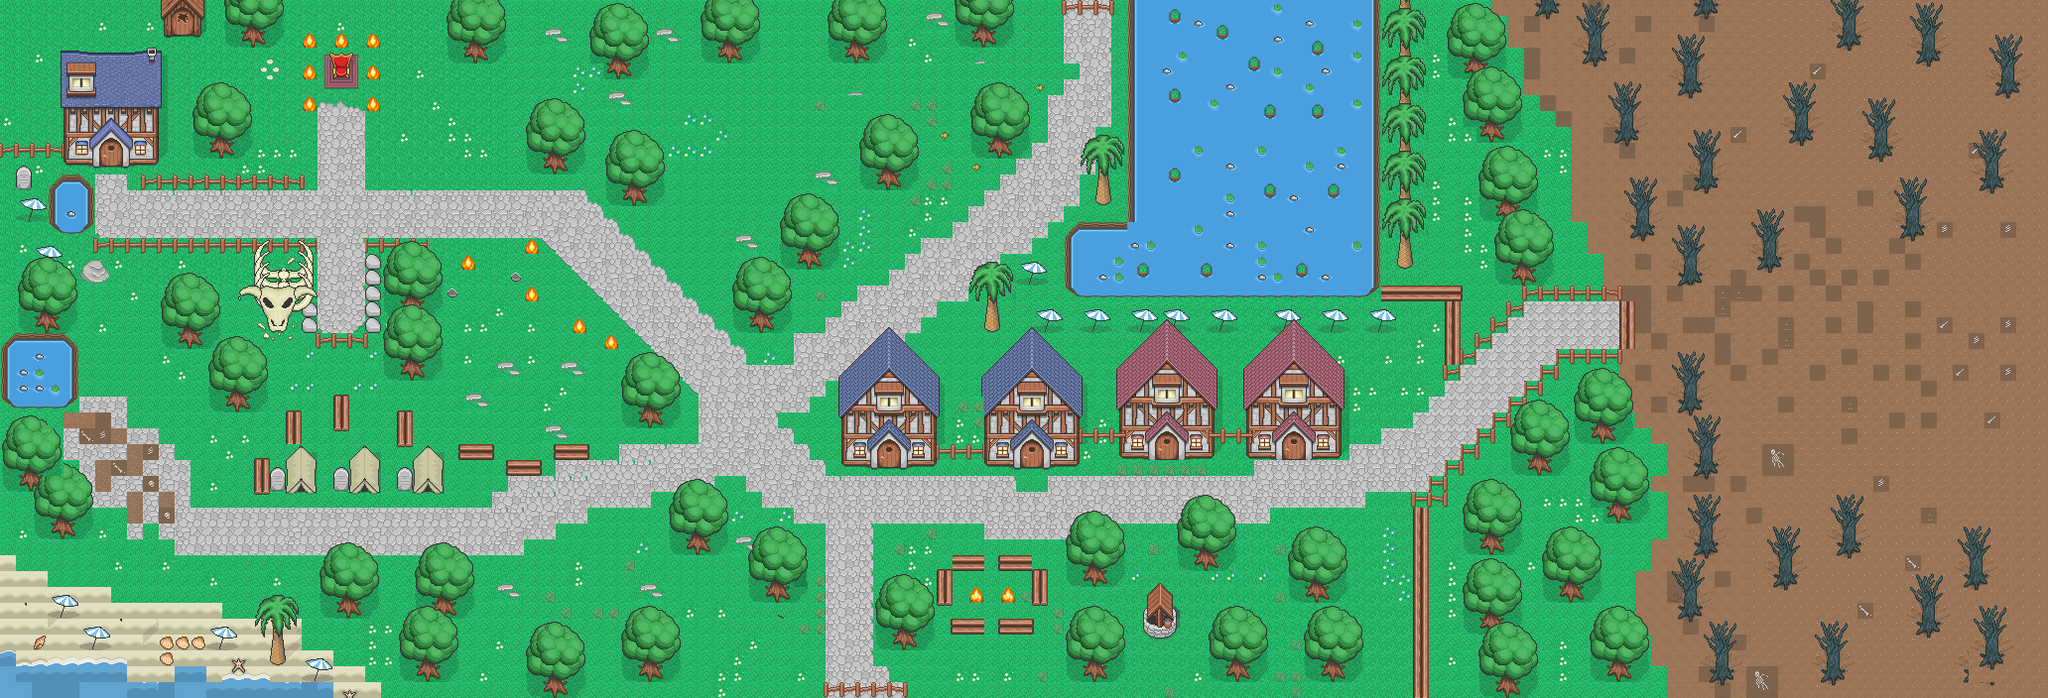

Tiled map render using the project's own tile images. Description and the map definition, with tile-layer contents summarised, below:
An orthogonal 129x44 tile map with 16x16 px tiles, 5 tile layers (Capa de patrones 1, background_1, background_2, background_3, ...), 3 tilesets and 15 objects (8x Flying Eye, 4x Goblin, 2x MushRoom, Player).

<map version="1.9" tiledversion="1.9.2" orientation="orthogonal" renderorder="right-down" width="129" height="44" tilewidth="16" tileheight="16" infinite="0" nextlayerid="10" nextobjectid="111">
 <properties>
  <property name="music" value="audio/music/theme.wav" />
 </properties>
 <tileset firstgid="1" name="entities" tilewidth="150" tileheight="150" tilecount="5" columns="0">
  <grid orientation="orthogonal" width="1" height="1" />
  <tile id="0">
   <image width="56" height="56" source="../Game/char_blue_1/idle_00.png" />
  </tile>
  <tile id="1">
   <image width="150" height="150" source="../Game/FlyingEye/run_00.png" />
  </tile>
  <tile id="2">
   <image width="150" height="150" source="../Game/Goblin/idle_00.png" />
  </tile>
  <tile id="3">
   <image width="150" height="150" source="../Game/Mushroom/idle_00.png" />
  </tile>
  <tile id="4">
   <image width="150" height="150" source="../Game/Skeleton/idle_00.png" />
  </tile>
 </tileset>
 <tileset firstgid="6" source="tileset.tsx" />
 <tileset firstgid="1966" source="entities.tsx" />
 <layer id="1" name="Capa de patrones 1" width="129" height="44">
  <data>[5676 cells, 5675 non-empty, 14 distinct tile ids]</data>
 </layer>
 <layer id="6" name="background_1" width="129" height="44">
  <data>[5676 cells, 2437 non-empty, 256 distinct tile ids]</data>
 </layer>
 <layer id="8" name="background_2" width="129" height="44">
  <data>[5676 cells, 102 non-empty, 48 distinct tile ids]</data>
 </layer>
 <layer id="9" name="background_3" width="129" height="44">
  <data>[5676 cells, 38 non-empty, 25 distinct tile ids]</data>
 </layer>
 <objectgroup id="4" name="Entities">
  <object id="96" name="Goblin" gid="3" x="1375" y="501" width="150" height="150" />
  <object id="97" name="Goblin" gid="3" x="677" y="207" width="150" height="150" />
  <object id="98" name="Goblin" gid="3" x="501" y="575" width="150" height="150" />
  <object id="99" name="Goblin" gid="3" x="95" y="525" width="150" height="150" />
  <object id="100" name="MushRoom" gid="4" x="13" y="691" width="150" height="150" />
  <object id="101" name="MushRoom" gid="4" x="109" y="701" width="150" height="150" />
  <object id="102" name="Flying Eye" gid="2" x="551" y="683" width="150" height="150" />
  <object id="103" name="Flying Eye" gid="2" x="505" y="429" width="150" height="150" />
  <object id="104" name="Flying Eye" gid="2" x="401" y="383" width="150" height="150" />
  <object id="105" name="Flying Eye" gid="2" x="269" y="263" width="150" height="150" />
  <object id="106" name="Flying Eye" gid="2" x="643" y="251" width="150" height="150" />
  <object id="107" name="Flying Eye" gid="2" x="737" y="225" width="150" height="150" />
  <object id="108" name="Flying Eye" gid="2" x="1189" y="661" width="150" height="150" />
  <object id="109" name="Flying Eye" gid="2" x="1315" y="535" width="150" height="150" />
  <object id="110" name="Player" gid="1" x="148" y="210" width="56" height="56" />
 </objectgroup>
 <layer id="7" name="foreground_1" width="129" height="44">
  <data>[5676 cells, 1087 non-empty, 143 distinct tile ids]</data>
 </layer>
</map>
